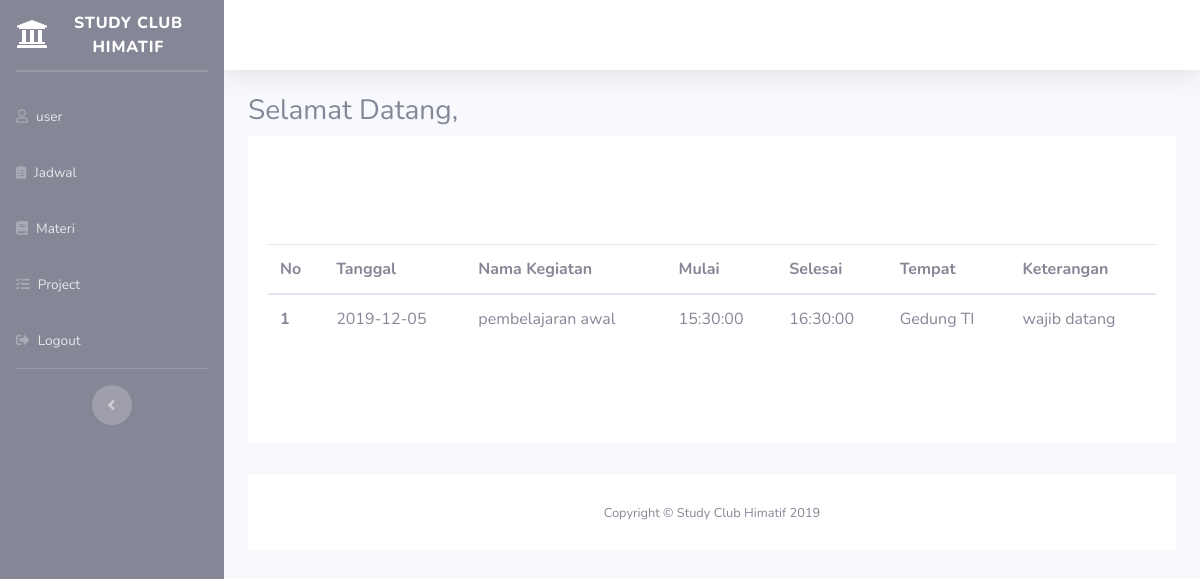
The app's page /user/index.php with its own data.
### tables this page shows
CREATE TABLE `jadwal` (
  `id_jadwal` int(50) NOT NULL,
  `tanggal` date NOT NULL,
  `nm_kegiatan` varchar(50) NOT NULL,
  `waktu_mulai` time NOT NULL,
  `waktu_selesai` time NOT NULL,
  `tempat` varchar(50) NOT NULL,
  `keterangan` varchar(100) NOT NULL
);

### user/index.php (the view, shortened to what this page needs)
<?php
require '../koneksi.php';
$jadwal =mysqli_query($koneksi,"SELECT * FROM jadwal ORDER BY tanggal DESC LIMIT 1");
?>
<!DOCTYPE html>
<html lang="en">
<head>
  <link href="../vendor/fontawesome-free/css/all.min.css" rel="stylesheet" type="text/css">
  <link href="../css/sb-admin-2.min.css" rel="stylesheet">
</head>
<body id="page-top">
  <div id="wrapper">
    <div id="content-wrapper" class="d-flex flex-column">
      <div id="content">
      <?php
      include 'header.php';
    ?>
          <div class="container-fluid">
          <h3>Selamat Datang, <?=$nama;?></h3>
          <div class="jumbotron jumbotron-fluid" style="background:white !important">
          <div class="card-body">
          <br>
          <table class="table table-hover">
  <thead>
    <tr>
      <th>No</th>
      <th>Tanggal</th>
      <th>Nama Kegiatan</th>
      <th>Mulai</th>
      <th>Selesai</th>
      <th>Tempat</th>
      <th>Keterangan</th>
    </tr>
  </thead>
  <tbody>
  <?php $i= 1;?>
     <?php foreach($jadwal as $row) : ?>
    <tr>
      <th scope="row"><?= $i?></th>
      <td><?= $row["tanggal"]?></td>
      <td><?= $row["nm_kegiatan"]?></td>
      <td><?= $row["waktu_mulai"]?></td>
      <td><?= $row["waktu_selesai"]?></td>
      <td><?= $row["tempat"]?></td>
      <td><?= $row["keterangan"]?></td>
    </tr>
    <?php $i++; ?>
<?php endforeach;?>
  </tbody>
</table>
      </div>
      </div>
      <footer class="sticky-footer bg-white">
        <div class="container my-auto">
          <div class="copyright text-center my-auto">
            <span>Copyright &copy; Study Club Himatif 2019</span>
          </div>
        </div>
      </footer>
    </div>
  </div>
</body>
</html>

### records on screen
jadwal: tanggal "2019-12-05", nm_kegiatan "pembelajaran awal", waktu_mulai "15:30:00", waktu_selesai "16:30:00", tempat "Gedung TI", keterangan "wajib datang"
